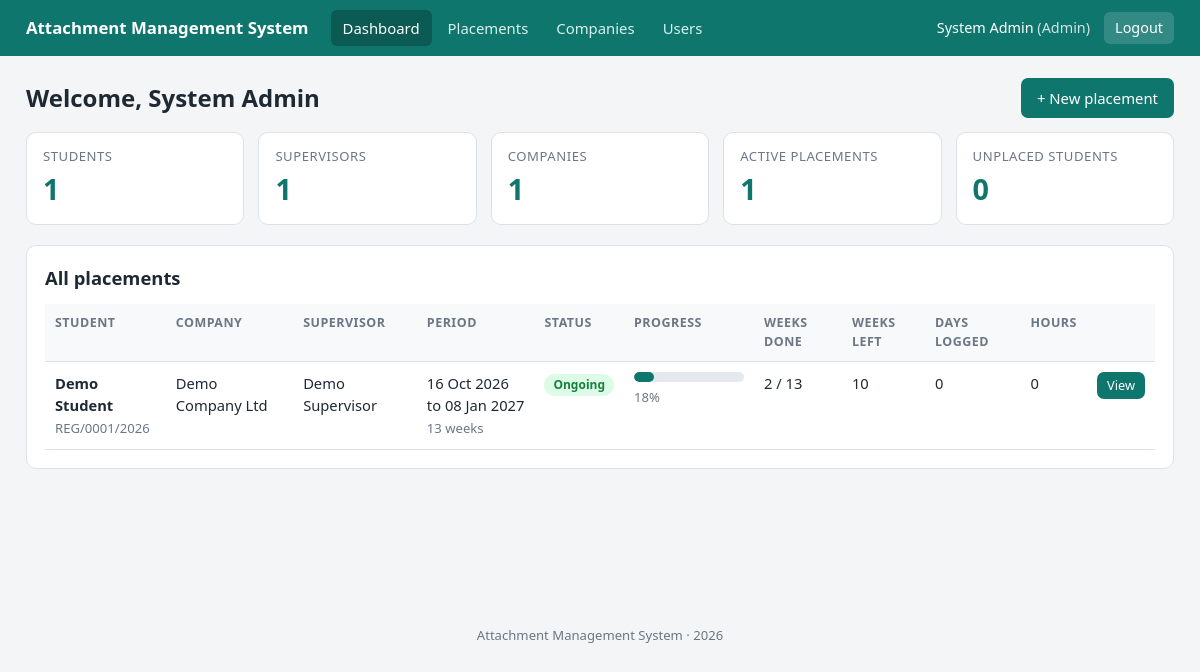
/dashboard.php (signed in), run on the app's committed database.
### tables this page shows
CREATE TABLE IF NOT EXISTS placements (
  id INT AUTO_INCREMENT PRIMARY KEY,
  student_id INT NOT NULL,
  company_id INT NOT NULL,
  supervisor_id INT NULL,
  start_date DATE NOT NULL,
  end_date DATE NOT NULL,
  created_at TIMESTAMP NOT NULL DEFAULT CURRENT_TIMESTAMP,
  UNIQUE KEY uq_student (student_id),
  CONSTRAINT fk_pl_student FOREIGN KEY (student_id) REFERENCES users(id) ON DELETE CASCADE,
  CONSTRAINT fk_pl_company FOREIGN KEY (company_id) REFERENCES companies(id) ON DELETE RESTRICT,
  CONSTRAINT fk_pl_supervisor FOREIGN KEY (supervisor_id) REFERENCES users(id) ON DELETE SET NULL
);

CREATE TABLE IF NOT EXISTS users (
  id INT AUTO_INCREMENT PRIMARY KEY,
  full_name VARCHAR(120) NOT NULL,
  email VARCHAR(120) NOT NULL UNIQUE,
  password VARCHAR(255) NOT NULL,
  role ENUM('student','supervisor','coordinator','admin') NOT NULL,
  reg_no VARCHAR(50) NULL,
  phone VARCHAR(30) NULL,
  status ENUM('active','disabled') NOT NULL DEFAULT 'active',
  created_at TIMESTAMP NOT NULL DEFAULT CURRENT_TIMESTAMP
);

CREATE TABLE IF NOT EXISTS companies (
  id INT AUTO_INCREMENT PRIMARY KEY,
  name VARCHAR(150) NOT NULL,
  location VARCHAR(150) NULL,
  contact_person VARCHAR(120) NULL,
  phone VARCHAR(30) NULL,
  created_at TIMESTAMP NOT NULL DEFAULT CURRENT_TIMESTAMP
);

### includes/init.php (called while the page is built, shortened)
<?php
try {
    $db = new mysqli(DB_HOST, DB_USER, DB_PASS, DB_NAME);
    $db->set_charset('utf8mb4');
} catch (mysqli_sql_exception $ex) {
    die('<h3>Database connection failed</h3><p>Start <b>Apache</b> and <b>MySQL</b> in the XAMPP Control Panel, then import <code>database.sql</code> in phpMyAdmin.</p>');
}
function e($s) { return htmlspecialchars((string)$s, ENT_QUOTES, 'UTF-8'); }
function q($sql, $types = '', ...$params) {
    global $db;
    $st = $db->prepare($sql);
    if ($types !== '') {
        $st->bind_param($types, ...$params);
    }
    $st->execute();
    return $st;
}
function rows($sql, $types = '', ...$params) {
    return q($sql, $types, ...$params)->get_result()->fetch_all(MYSQLI_ASSOC);
}
function row($sql, $types = '', ...$params) {
    $r = rows($sql, $types, ...$params);
    return $r ? $r[0] : null;
}
require_once __DIR__ . '/functions.php';

### includes/functions.php (the view, shortened to what this page needs)
<?php
function placement_sql() {
    return "SELECT p.*, s.full_name AS student_name, s.reg_no, c.name AS company_name, v.full_name AS supervisor_name
            FROM placements p
            JOIN users s ON s.id = p.student_id
            JOIN companies c ON c.id = p.company_id
            LEFT JOIN users v ON v.id = p.supervisor_id";
}
function placement_progress(array $p) {
    $start = new DateTime($p['start_date']);
    $end   = new DateTime($p['end_date']);
    $today = new DateTime('today');
    $totalDays  = $start->diff($end)->days + 1;
    $totalWeeks = (int)ceil($totalDays / 7);
    if ($today < $start) {
        $elapsed = 0;
        $state = 'Not started';
    } elseif ($today > $end) {
        $elapsed = $totalDays;
        $state = 'Completed';
    } else {
        $elapsed = $start->diff($today)->days + 1;
        $state = 'Ongoing';
    }
    $daysLeft = $totalDays - $elapsed;
    return [
        'total_days'   => $totalDays,
        'total_weeks'  => $totalWeeks,
        'elapsed_days' => $elapsed,
        'weeks_done'   => (int)floor($elapsed / 7),
        'weeks_left'   => (int)ceil($daysLeft / 7),
        'days_left'    => $daysLeft,
        'percent'      => (int)round($elapsed / $totalDays * 100),
        'current_week' => $elapsed > 0 ? min($totalWeeks, (int)floor(($elapsed - 1) / 7) + 1) : 0,
        'state'        => $state,
    ];
}
function attendance_stats($placementId) {
    $r = row("SELECT COUNT(*) AS days,
                     COALESCE(SUM(CASE WHEN time_out IS NOT NULL THEN TIMESTAMPDIFF(MINUTE, time_in, time_out) ELSE 0 END), 0) AS mins,
                     COALESCE(SUM(status = 'pending' AND time_out IS NOT NULL), 0) AS pending,
                     COALESCE(SUM(status = 'approved'), 0) AS approved
              FROM attendance WHERE placement_id = ?", 'i', $placementId);
    return [
        'days'     => (int)$r['days'],
        'hours'    => round($r['mins'] / 60, 1),
        'pending'  => (int)$r['pending'],
        'approved' => (int)$r['approved'],
    ];
}
function progress_bar($pct) {
    $pct = max(0, min(100, (int)$pct));
    return '<div class="bar" title="' . $pct . '%"><span style="width:' . $pct . '%"></span></div>';
}
function state_badge($state) {
    $cls = ['Ongoing' => 'ok', 'Not started' => 'warn', 'Completed' => 'info'][$state] ?? '';
    return '<span class="badge ' . $cls . '">' . e($state) . '</span>';
}
function stat_card($label, $value, $sub = '') {
    echo '<div class="stat"><div class="stat-label">' . e($label) . '</div><div class="stat-value">' . e($value) . '</div>';
    echo '</div>';
}
function fmt_date($d) { return $d ? date('d M Y', strtotime($d)) : '—'; }
function placement_table(array $list, $showStudent = true, $showSupervisor = true, $manage = false) {
    echo '<div class="table-wrap"><table><thead><tr>';
    if ($showStudent)    { echo '<th>Student</th>'; }
    echo '<th>Company</th>';
    if ($showSupervisor) { echo '<th>Supervisor</th>'; }
    echo '<th>Period</th><th>Status</th><th style="min-width:130px">Progress</th><th>Weeks done</th><th>Weeks left</th><th>Days logged</th><th>Hours</th><th></th></tr></thead><tbody>';
    foreach ($list as $p) {
        $pr = placement_progress($p);
        $st = attendance_stats($p['id']);
        echo '<tr>';
        if ($showStudent) {
            echo '<td><strong>' . e($p['student_name']) . '</strong><br><span class="muted small">' . e($p['reg_no']) . '</span></td>';
        }
        echo '<td>' . e($p['company_name']) . '</td>';
        if ($showSupervisor) {
            echo '<td>' . ($p['supervisor_name'] ? e($p['supervisor_name']) : '<span class="muted">Not assigned</span>') . '</td>';
        }
        echo '<td class="nowrap">' . fmt_date($p['start_date']) . '<br>to ' . fmt_date($p['end_date']) . '<br><span class="muted small">' . $pr['total_weeks'] . ' weeks</span></td>';
        echo '<td>' . state_badge($pr['state']) . '</td>';
        echo '<td>' . progress_bar($pr['percent']) . '<span class="small muted">' . $pr['percent'] . '%</span></td>';
        echo '<td>' . $pr['weeks_done'] . ' / ' . $pr['total_weeks'] . '</td>';
        echo '<td>' . $pr['weeks_left'] . '</td>';
        echo '<td>' . $st['days'];
        echo '</td>';
        echo '<td>' . $st['hours'] . '</td>';
        echo '<td class="nowrap"><a class="btn small" href="placement.php?id=' . (int)$p['id'] . '">View</a>';
        echo '</td></tr>';
    }
    echo '</tbody></table></div>';
}

### css/style.css (style rules this page uses)
:root { --primary: #0f766e; --primary-dark: #0b5a54; --bg: #f3f5f7; --card: #ffffff; --text: #1f2933; --muted: #6b7785; --border: #dde2e8; --ok: #15803d; --warn: #b45309; --bad: #b91c1c; --info: #1d4ed8; }
* { box-sizing: border-box; }
body { margin: 0; font-family: "Segoe UI", system-ui, -apple-system, Arial, sans-serif; background: var(--bg); color: var(--text); line-height: 1.5; }
a { color: var(--primary); }
.muted { color: var(--muted); }
.small { font-size: 0.82rem; }
.nowrap { white-space: nowrap; }
.stat { background: var(--card); border: 1px solid var(--border); border-radius: 10px; padding: 14px 16px; }
.stat-label { color: var(--muted); font-size: 0.82rem; text-transform: uppercase; letter-spacing: 0.04em; }
.stat-value { font-size: 1.8rem; font-weight: 700; color: var(--primary); }
.bar { background: #e5e9ee; border-radius: 99px; height: 10px; overflow: hidden; margin-bottom: 3px; }
.bar span { display: block; height: 100%; background: var(--primary); border-radius: 99px; }
.table-wrap { overflow-x: auto; }
table { width: 100%; border-collapse: collapse; font-size: 0.92rem; }
th, td { text-align: left; padding: 10px 10px; border-bottom: 1px solid var(--border); vertical-align: top; }
th { background: #f7f9fa; font-size: 0.78rem; text-transform: uppercase; letter-spacing: 0.04em; color: var(--muted); }
.badge { display: inline-block; padding: 2px 9px; border-radius: 99px; font-size: 0.75rem; font-weight: 600; background: #e5e9ee; color: #374151; }
.badge.ok { background: #dcfce7; color: var(--ok); }
.btn, button { display: inline-block; background: var(--primary); color: #fff; border: 0; padding: 9px 16px; border-radius: 7px; font-size: 0.93rem; cursor: pointer; text-decoration: none; font-family: inherit; }
.btn.small, button.small { padding: 4px 10px; font-size: 0.8rem; }

### data on the page
placements: student.full_name "Demo Student", student.reg_no "REG/0001/2026", company.name "Demo Company Ltd", supervisor.full_name "Demo Supervisor", start_date "16 Oct 2026", end_date "08 Jan 2027", start_date+end_date "13", start_date+end_date "18", start_date+end_date "2", start_date+end_date "10", days "0", hours "0"

### other printed values
APP_NAME "Attachment Management System"
$label "Dashboard"
$label "Placements"
$label "Companies"
$label "Users"
$u['name'] "System Admin"
$u['role'] "Admin"
$label "STUDENTS SUPERVISORS COMPANIES ACTIVE PLACEMENTS UNPLACED STUDENTS"
$value "1 1 1 1 0"
